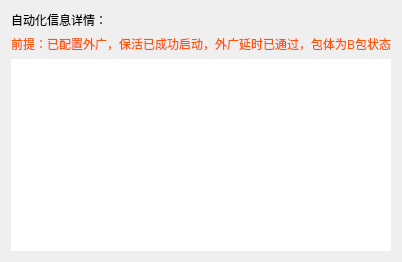
             <widget class="QWidget" name="tab_16">
              <attribute name="title">
               <string>详情输出页</string>
              </attribute>
              <layout class="QVBoxLayout" name="verticalLayout_46">
               <item>
                <widget class="QLabel" name="label_50">
                 <property name="styleSheet">
                  <string notr="true">font: 28pt &quot;幼圆&quot;;</string>
                 </property>
                 <property name="text">
                  <string>自动化信息详情：</string>
                 </property>
                </widget>
               </item>
               <item>
                <widget class="QLabel" name="label_51">
                 <property name="styleSheet">
                  <string notr="true">font: 14pt &quot;幼圆&quot;;
color: rgb(255, 85, 0);</string>
                 </property>
                 <property name="text">
                  <string>前提：已配置外广，保活已成功启动，外广延时已通过，包体为B包状态</string>
                 </property>
                </widget>
               </item>
               <item>
                <widget class="QTextBrowser" name="AshingInfo">
                 <property name="styleSheet">
                  <string notr="true">border-radius: 20px;
font: 10pt &quot;微软雅黑&quot;;
color: rgb(170, 255, 127);</string>
                 </property>
                </widget>
               </item>
              </layout>
             </widget>
